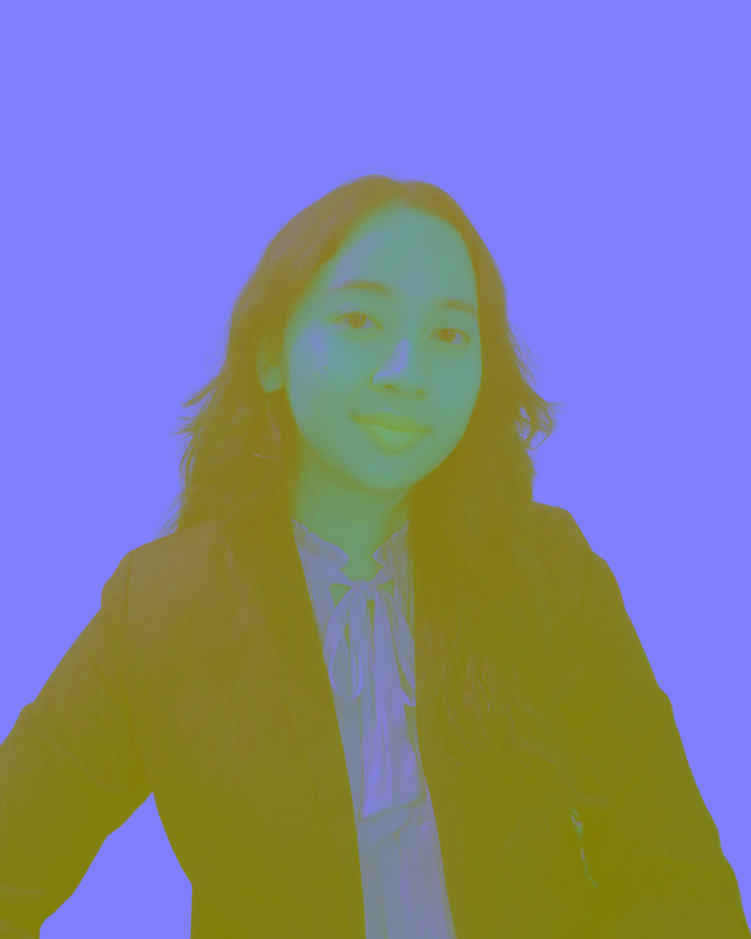
#> input picture watermark_output/ycbcr_converted.png, 751 x 939 px, shrunk from 1080 x 1350 before the run
$ python watermarking.py --image watermark_output/ycbcr_converted.png
#> lines starting #> are read from the running program, lines starting #| are printed output that depends on the picture; after the words box and inside, x2 and y2 are one past the last pixel; in counts of white or black regions, pixels touching at a corner belong together
import argparse
import io
import os

import cv2
import matplotlib.pyplot as plt
import numpy as np
from PIL import Image


# ─────────────────────────────────────────────
# 1. WATERMARK GENERATION
# ─────────────────────────────────────────────

# [8 lines left out: function generate_binary_watermark, not called in this run]


def generate_random_watermark(size=(32, 32), seed=42):
    """Pseudo-random binary watermark (seed = secret key)."""
    rng = np.random.default_rng(seed)
    return rng.integers(0, 2, size=size).astype(np.float32)


# ─────────────────────────────────────────────
# 2. DCT EMBEDDING
# ─────────────────────────────────────────────

# Mid-frequency zigzag positions in an 8x8 DCT block
MID_FREQ_POSITIONS = [(3, 2), (2, 3), (4, 1), (1, 4), (3, 3), (4, 2), (2, 4)]


def embed_dct(image_bgr, watermark, alpha=20):
    img = image_bgr.copy()
    ycrcb = cv2.cvtColor(img, cv2.COLOR_BGR2YCrCb).astype(np.float32)
    Y = ycrcb[:, :, 0]

    H, W = Y.shape
    wm_bits = watermark.flatten()
    num_bits = len(wm_bits)

    bit_idx = 0
    blocks_used = 0

    for row in range(0, H - 7, 8):
        for col in range(0, W - 7, 8):
            if bit_idx >= num_bits:
                break
            block = Y[row:row+8, col:col+8]
            dct_block = cv2.dct(block)

            pos = MID_FREQ_POSITIONS[bit_idx % len(MID_FREQ_POSITIONS)]
            bit = wm_bits[bit_idx]

            if bit == 1:
                dct_block[pos] += alpha
            else:
                dct_block[pos] -= alpha

            Y[row:row+8, col:col+8] = cv2.idct(dct_block)
            bit_idx += 1
            blocks_used += 1

    ycrcb[:, :, 0] = np.clip(Y, 0, 255)
    watermarked_bgr = cv2.cvtColor(ycrcb.astype(np.uint8), cv2.COLOR_YCrCb2BGR)
    return watermarked_bgr, wm_bits, blocks_used


# ─────────────────────────────────────────────
# 3. JPEG COMPRESSION
# ─────────────────────────────────────────────

def jpeg_compress(image_bgr, quality):
    img_rgb = cv2.cvtColor(image_bgr, cv2.COLOR_BGR2RGB)
    pil_img = Image.fromarray(img_rgb)
    buffer = io.BytesIO()
    pil_img.save(buffer, format="JPEG", quality=quality)
    buffer.seek(0)
    decompressed = np.array(Image.open(buffer))
    return cv2.cvtColor(decompressed, cv2.COLOR_RGB2BGR)


# ─────────────────────────────────────────────
# 4. DCT EXTRACTION
# ─────────────────────────────────────────────

def extract_dct(original_bgr, compressed_bgr, wm_shape, alpha=20):
    """
    Extract watermark from DCT coefficients by comparing original
    and compressed images. Decision rule:
        bit = 1  if  coeff_compressed > coeff_original
        bit = 0  otherwise
    """
    def get_Y(bgr):
        return cv2.cvtColor(bgr, cv2.COLOR_BGR2YCrCb).astype(np.float32)[:, :, 0]

    Y_orig = get_Y(original_bgr)
    Y_comp = get_Y(compressed_bgr)

    H, W = Y_orig.shape
    num_bits = wm_shape[0] * wm_shape[1]
    extracted_bits = []
    bit_idx = 0

    for row in range(0, H - 7, 8):
        for col in range(0, W - 7, 8):
            if bit_idx >= num_bits:
                break
            dct_orig = cv2.dct(Y_orig[row:row+8, col:col+8])
            dct_comp = cv2.dct(Y_comp[row:row+8, col:col+8])

            pos = MID_FREQ_POSITIONS[bit_idx % len(MID_FREQ_POSITIONS)]
            diff = dct_comp[pos] - dct_orig[pos]
            extracted_bits.append(1.0 if diff > 0 else 0.0)
            bit_idx += 1

    extracted_bits = np.array(extracted_bits, dtype=np.float32)
    if len(extracted_bits) < num_bits:
        extracted_bits = np.pad(extracted_bits, (0, num_bits - len(extracted_bits)))
    return extracted_bits.reshape(wm_shape)


# [5 lines left out: function save_difference_map, not called in this run]

# ─────────────────────────────────────────────
# 5. METRICS
# ─────────────────────────────────────────────

def bit_error_rate(original_wm, extracted_wm):
    return float(np.sum(original_wm != extracted_wm) / original_wm.size)


def normalized_correlation(original_wm, extracted_wm):
    o = 2.0 * original_wm.flatten() - 1.0
    e = 2.0 * extracted_wm.flatten() - 1.0
    return float(np.dot(o, e) / (np.linalg.norm(o) * np.linalg.norm(e) + 1e-12))


def psnr(img1, img2):
    mse = np.mean((img1.astype(np.float32) - img2.astype(np.float32)) ** 2)
    return float('inf') if mse == 0 else 10 * np.log10(255.0 ** 2 / mse)


# [14 lines left out: function create_demo_face, not called in this run]


def _save_ycbcr_visuals(image, out_dir):
    """
    Saves the image in YCbCr color space and another version with 8x8 grids.
    """
    # Convert BGR to YCrCb (OpenCV's YCbCr)
    ycrcb = cv2.cvtColor(image, cv2.COLOR_BGR2YCrCb)

    # 1. Save pure YCbCr conversion
    # When saved via imwrite, it treats channels as BGR, giving a false-color visualization
    ycbcr_output_path = os.path.join(out_dir, "ycbcr_converted.png")
    cv2.imwrite(ycbcr_output_path, ycrcb)

    # 2. Save YCbCr with 8x8 grid
    grid_img = ycrcb.copy()
    h, w = grid_img.shape[:2]

    # Draw white grid lines (255, 255, 255)
    # Since we are saving as BGR representation, this will result in white lines
    color = (255, 255, 255)
    for x in range(0, w, 8):
        cv2.line(grid_img, (x, 0), (x, h), color, 1)
    for y in range(0, h, 8):
        cv2.line(grid_img, (0, y), (w, y), color, 1)

    grid_output_path = os.path.join(out_dir, "ycbcr_8x8_grid.png")
    cv2.imwrite(grid_output_path, grid_img)
    print(f"[INFO] YCbCr visuals saved to {out_dir}")


# ─────────────────────────────────────────────
# 6. MAIN EVALUATION PIPELINE
# ─────────────────────────────────────────────

def evaluate(image_path, watermark_type="random", alpha=20, seed=42):
#> called with image_path = 'watermark_output/ycbcr_converted.png', watermark_type = 'random', alpha = 20, seed = 42
    image = cv2.imread(image_path)
#> image is the input picture: shape (939, 751, 3); mean B, G, R 157, 129.1, 128
    if image is None:
        raise FileNotFoundError(f"Cannot read image: {image_path}")
    print(f"[INFO] Loaded image: {image_path}  shape={image.shape}")
#| [INFO] Loaded image: watermark_output/ycbcr_converted.png  shape=(939, 751, 3)

    H_img, W_img = image.shape[:2]
    wm_size = (H_img // 8, W_img // 8)
    if watermark_type == "binary":
        watermark = generate_binary_watermark(wm_size)
        print("[INFO] Using binary (checkerboard) watermark")
    else:
        watermark = generate_random_watermark(wm_size, seed=seed)
        print(f"[INFO] Using random watermark (seed={seed})")

    wm_image, wm_bits, blocks_used = embed_dct(image, watermark, alpha=alpha)
#> in embed_dct, `ycrcb = cv2.cvtColor(img, cv2.COLOR_BGR2YCrCb).astype(np.float32)`:
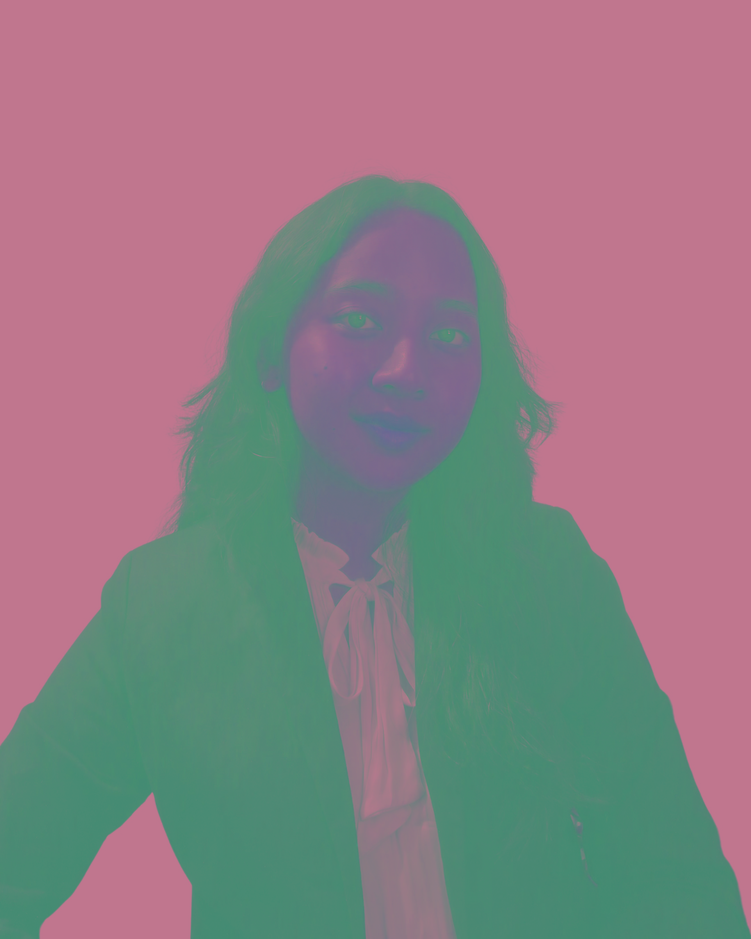
#> ycrcb: shape (939, 751, 3) float32; mean B, G, R 131.8, 125.4, 142.4
#> in embed_dct, `Y = ycrcb[:, :, 0]`:
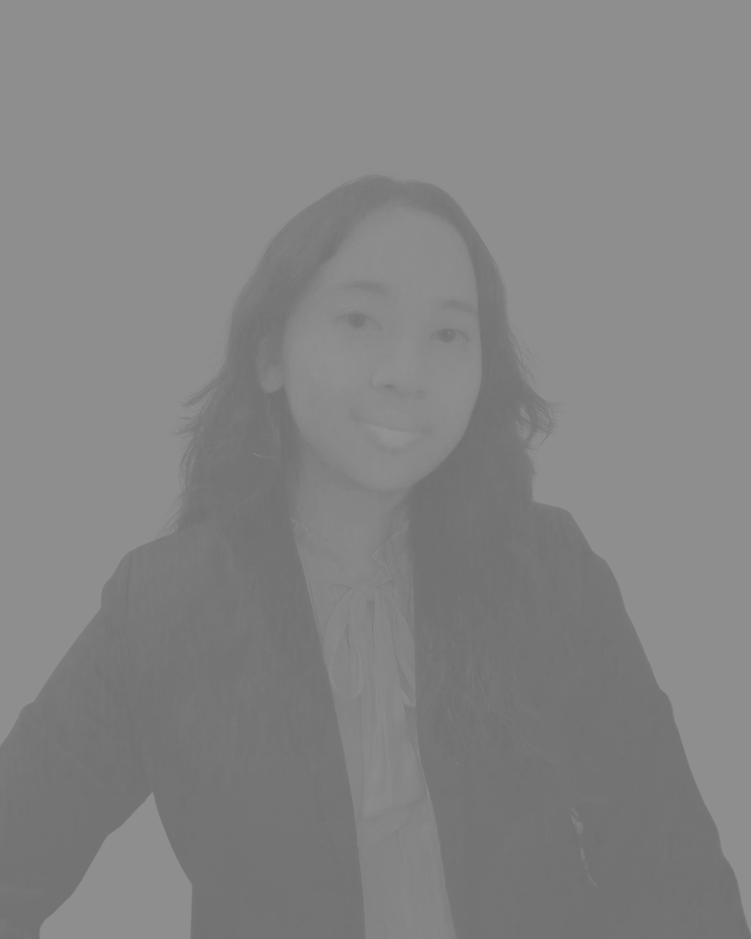
#> Y: shape (939, 751) float32; min 111, max 148, mean 131.7
#> in embed_dct, `wm_bits = watermark.flatten()`: wm_bits = 10881 values, max 1 at index 1, min 0 at index 0, mean 0.494
#> in embed_dct, `num_bits = len(wm_bits)`: num_bits = 10881
#> blocks_used = 10881
    img_psnr = psnr(wm_image, image)
#> in psnr, `mse = np.mean((img1.astype(np.float32) - img2.astype(np.float32)) ** 2)`: mse = 6.48
#> img_psnr = 40.01
    quality_label = 'excellent' if img_psnr > 40 else 'good' if img_psnr > 35 else 'acceptable'
#> quality_label = 'excellent'
    print(f"[INFO] Watermark embedded in {blocks_used} DCT blocks.")
#| [INFO] Watermark embedded in 10881 DCT blocks.
    print(f"[INFO] PSNR (original vs watermarked) = {img_psnr:.2f} dB ({quality_label})")
#| [INFO] PSNR (original vs watermarked) = 40.01 dB (excellent)
    print(f"[INFO] PSNR > 40 dB means the watermark is visually imperceptible.")

    quality_factors = list(range(10, 101, 5))
    ber_list, nc_list = [], []

    print(f"\n{'QF':>4} | {'BER':>8} | {'NC':>8} | {'Extractable?':>12}")
    print("-" * 42)

    for qf in quality_factors:
        compressed = jpeg_compress(wm_image, quality=qf)
        extracted  = extract_dct(image, compressed, wm_size, alpha)
#> after the loop in extract_dct, `for row in range(0, H - 7, 8):`: bit_idx = 10881; extracted_bits = 10881 values, max 1 at index 1906, min 0 at index 0, mean 0.263
#> in extract_dct, `return extracted_bits.reshape(wm_shape)`:
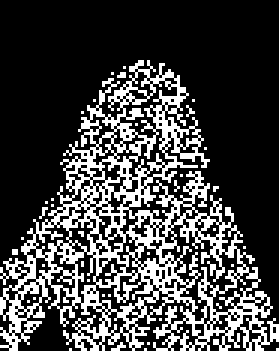
#> returned value: shape (117, 93) float32 (shown 3 times larger); values 0 (black) and 1 (white), 26.3% white in thin lines or dots, all inside (x1, y1, x2, y2) = (0, 20, 93, 117)
        ber        = bit_error_rate(watermark, extracted)
#> ber = 0.495
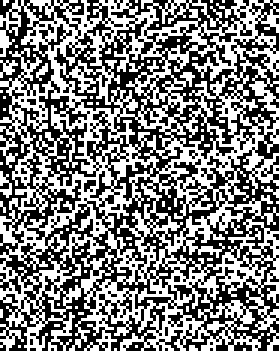
#> watermark: shape (117, 93) float32 (shown 3 times larger); values 0 (black) and 1 (white), 49.4% white in thin lines or dots
        nc         = normalized_correlation(watermark, extracted)
#> in normalized_correlation, `o = 2.0 * original_wm.flatten() - 1.0`: o = 10881 values, max 1 at index 1, min -1 at index 0, mean -0.012
#> in normalized_correlation, `e = 2.0 * extracted_wm.flatten() - 1.0`: e = 10881 values, max 1 at index 1906, min -1 at index 0, mean -0.473
#> nc = 0.0104
        ber_list.append(ber)
        nc_list.append(nc)
        extractable = "YES" if ber < 0.15 else "NO"
#> extractable = 'NO'
        print(f"  {qf:>3} | {ber:>8.4f} | {nc:>8.4f} | {extractable:>12}")
#|    10 |   0.4948 |   0.0104 |           NO

    cannot_extract = [qf for qf, ber in zip(quality_factors, ber_list) if ber >= 0.15]
#> cannot_extract = [10, 15, 20, 25, 30, 35]
    can_extract    = [qf for qf, ber in zip(quality_factors, ber_list) if ber < 0.15]
#> can_extract = [40, 45, 50, 55, 60, 65, 70, 75, 80, 85, 90, 95, 100]

    print()
    if can_extract:
        print(f"[RESULT] Watermark CAN be extracted at QF: {can_extract}")
#| [RESULT] Watermark CAN be extracted at QF: [40, 45, 50, 55, 60, 65, 70, 75, 80, 85, 90, 95, 100]
    if cannot_extract:
        print(f"[RESULT] Watermark CANNOT be extracted at QF: {cannot_extract}")
#| [RESULT] Watermark CANNOT be extracted at QF: [10, 15, 20, 25, 30, 35]
        print(f"[RESULT] => At QF <= {max(cannot_extract)}, JPEG compression destroys the watermark.")
#| [RESULT] => At QF <= 35, JPEG compression destroys the watermark.

    out_dir = "watermark_output"
    os.makedirs(out_dir, exist_ok=True)

    cv2.imwrite(os.path.join(out_dir, "original.png"), image)
    cv2.imwrite(os.path.join(out_dir, "watermarked.png"), wm_image)
    cv2.imwrite(os.path.join(out_dir, "watermark.png"), (watermark * 255).astype(np.uint8))

    _save_ycbcr_visuals(image, out_dir)

    for qf in [10, 30, 50, 70, 90]:
        comp = jpeg_compress(wm_image, quality=qf)
        cv2.imwrite(os.path.join(out_dir, f"compressed_qf{qf}.jpg"), comp)

    _save_plots(quality_factors, ber_list, nc_list, out_dir)
    _save_visual_summary(image, wm_image, watermark, wm_size, alpha, out_dir)

    print(f"\n[INFO] All outputs saved in: {out_dir}/")
    return quality_factors, ber_list, nc_list


# ─────────────────────────────────────────────
# 7. PLOTS & VISUAL SUMMARY
# ─────────────────────────────────────────────

def _save_plots(qf_list, ber_list, nc_list, out_dir):
    fig, axes = plt.subplots(1, 2, figsize=(12, 4))

    axes[0].plot(qf_list, ber_list, "r-o", linewidth=2, markersize=5)
    axes[0].axhline(y=0.15, color="k", linestyle="--", label="BER threshold (0.15)")
    axes[0].fill_between(qf_list, ber_list, 0.15,
                         where=[b >= 0.15 for b in ber_list],
                         alpha=0.2, color="red", label="Cannot extract")
    axes[0].fill_between(qf_list, ber_list, 0.15,
                         where=[b < 0.15 for b in ber_list],
                         alpha=0.2, color="green", label="Can extract")
    axes[0].set_xlabel("JPEG Quality Factor (QF)")
    axes[0].set_ylabel("Bit Error Rate (BER)")
    axes[0].set_title("BER vs. JPEG Quality Factor\n(DCT Watermarking)")
    axes[0].legend()
    axes[0].grid(True, alpha=0.3)

    axes[1].plot(qf_list, nc_list, "b-o", linewidth=2, markersize=5)
    axes[1].axhline(y=0.7, color="k", linestyle="--", label="NC threshold (0.7)")
    axes[1].fill_between(qf_list, nc_list, 0.7,
                         where=[n >= 0.7 for n in nc_list],
                         alpha=0.2, color="green", label="Can extract")
    axes[1].set_xlabel("JPEG Quality Factor (QF)")
    axes[1].set_ylabel("Normalized Correlation (NC)")
    axes[1].set_title("NC vs. JPEG Quality Factor\n(DCT Watermarking)")
    axes[1].legend()
    axes[1].grid(True, alpha=0.3)

    plt.tight_layout()
    plt.savefig(os.path.join(out_dir, "robustness_plot.png"), dpi=150)
    plt.close()
    print("[INFO] Robustness plot saved.")


def _save_visual_summary(original, wm_image, watermark, wm_size, alpha, out_dir):
    # We want to show QF 10, 20, 30, 40, 50, 60, 70, 80, 90, 100
    qf_to_show = list(range(10, 101, 10))
    num_qfs = len(qf_to_show)

    # 3 Rows:
    # Row 0: Original, Watermarked, Pattern, Difference (and empty space)
    # Row 1: Compressed Images at 10 QFs
    # Row 2: Extracted Watermarks at 10 QFs
    fig, axes = plt.subplots(3, num_qfs, figsize=(20, 12))

    def bgr2rgb(img):
        return cv2.cvtColor(img, cv2.COLOR_BGR2RGB)

    # --- ROW 0: Main components ---
    axes[0, 0].imshow(bgr2rgb(original));      axes[0, 0].set_title("Original");             axes[0, 0].axis("off")
    axes[0, 1].imshow(bgr2rgb(wm_image));      axes[0, 1].set_title("Watermarked (DCT)");    axes[0, 1].axis("off")
    axes[0, 2].imshow(watermark, cmap="gray"); axes[0, 2].set_title("Watermark Pattern");    axes[0, 2].axis("off")

    diff = cv2.absdiff(wm_image, original).astype(np.float32)
    diff_vis = np.clip(diff * 15, 0, 255).astype(np.uint8)
    axes[0, 3].imshow(bgr2rgb(diff_vis));      axes[0, 3].set_title("Difference x15");       axes[0, 3].axis("off")

    # Turn off the rest of the axes in the first row
    for j in range(4, num_qfs):
        axes[0, j].axis("off")

    # --- ROW 1 & 2: Compressed and Extracted ---
    for idx, qf in enumerate(qf_to_show):
        compressed = jpeg_compress(wm_image, quality=qf)
        extracted  = extract_dct(original, compressed, wm_size, alpha)
        ber        = bit_error_rate(watermark, extracted)
        status = "OK" if ber < 0.15 else "Fail"

        # Row 1: Compressed Image
        axes[1, idx].imshow(bgr2rgb(compressed))
        axes[1, idx].set_title(f"Compressed\nQF={qf}")
        axes[1, idx].axis("off")

        # Row 2: Extracted Watermark
        axes[2, idx].imshow(extracted, cmap="gray")
        axes[2, idx].set_title(f"Extracted\nBER={ber:.3f} [{status}]")
        axes[2, idx].axis("off")

    plt.suptitle("DCT Watermarking - Detailed JPEG Robustness (QF 10-100)", fontsize=16, fontweight="bold")
    plt.tight_layout(rect=[0, 0.03, 1, 0.95])
    plt.savefig(os.path.join(out_dir, "visual_summary.png"), dpi=150)
    plt.close()
    print("[INFO] Expanded visual summary saved.")


# ─────────────────────────────────────────────
# 8. ENTRY POINT
# ─────────────────────────────────────────────

if __name__ == "__main__":
    parser = argparse.ArgumentParser(description="DCT-Based Digital Watermarking Evaluator")
    parser.add_argument("--image", type=str, default=None,
                        help="Path to your face photo. Omit for synthetic demo.")
    parser.add_argument("--watermark_type", type=str, default="random",
                        choices=["binary", "random"],
                        help="'binary' (checkerboard) or 'random' (PN sequence)")
    parser.add_argument("--alpha", type=int, default=20,
                        help="Embedding strength (default: 20). Higher = more robust, slightly less invisible.")
    parser.add_argument("--seed", type=int, default=42,
                        help="Random seed / secret key for watermark generation")
    args = parser.parse_args()

    if args.image is None or not os.path.exists(str(args.image)):
        print("[INFO] No image provided. Using synthetic demo face...")
        demo_path = "demo_face.png"
        cv2.imwrite(demo_path, create_demo_face())
        image_path = demo_path
    else:
        image_path = args.image

    evaluate(image_path,
             watermark_type=args.watermark_type,
             alpha=args.alpha,
             seed=args.seed)
#> in _save_visual_summary, `diff = cv2.absdiff(wm_image, original).astype(np.float32)`:
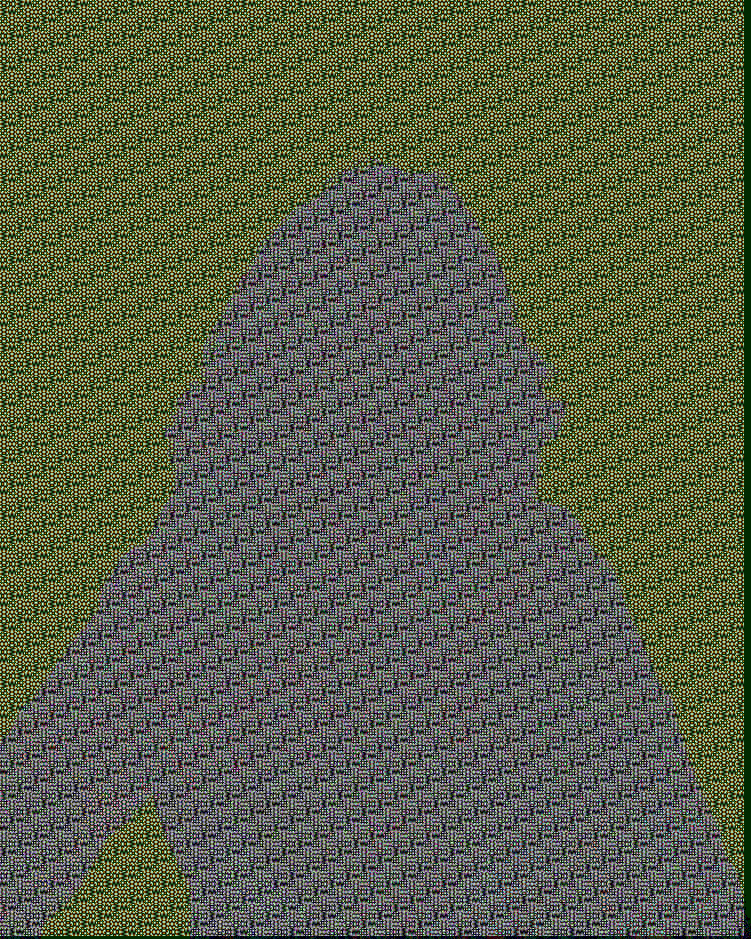
#> diff: shape (939, 751, 3) float32; mean B, G, R 1.75, 2.25, 2.13; drawn with min black and max white
#> in _save_visual_summary, `diff_vis = np.clip(diff * 15, 0, 255).astype(np.uint8)`:
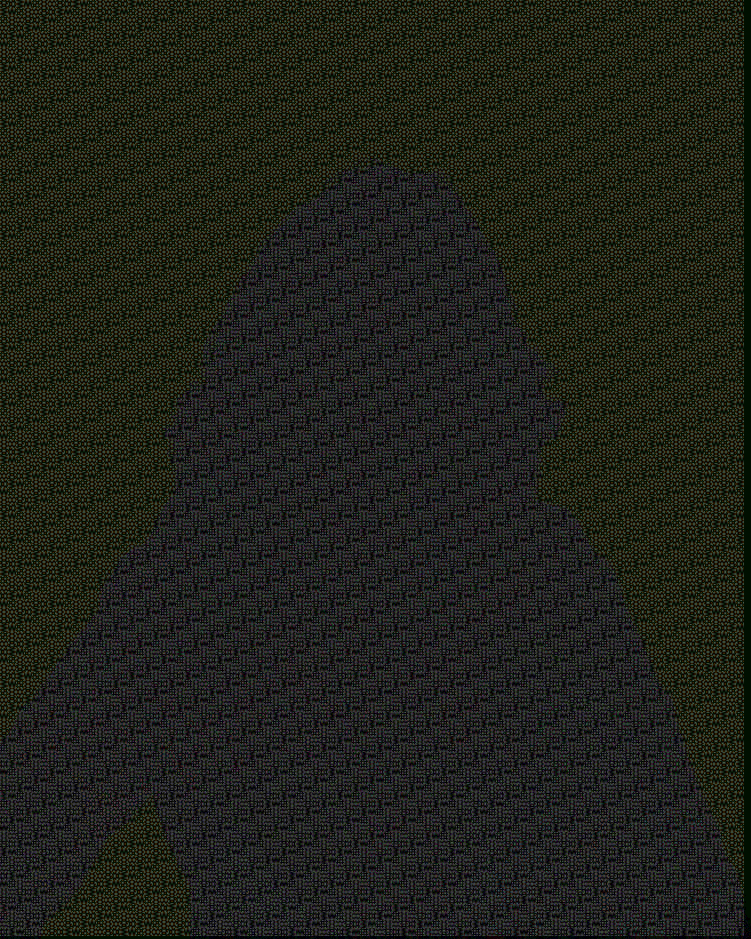
#> diff_vis: shape (939, 751, 3); mean B, G, R 26.2, 33.8, 31.9
#> in _save_visual_summary, `ber        = bit_error_rate(watermark, extracted)`: ber = 0.495
#> in _save_visual_summary, `status = "OK" if ber < 0.15 else "Fail"`: status = 'Fail'
#> in _save_visual_summary, `plt.savefig(os.path.join(out_dir, "visual_summary.png"), dpi=150)`:
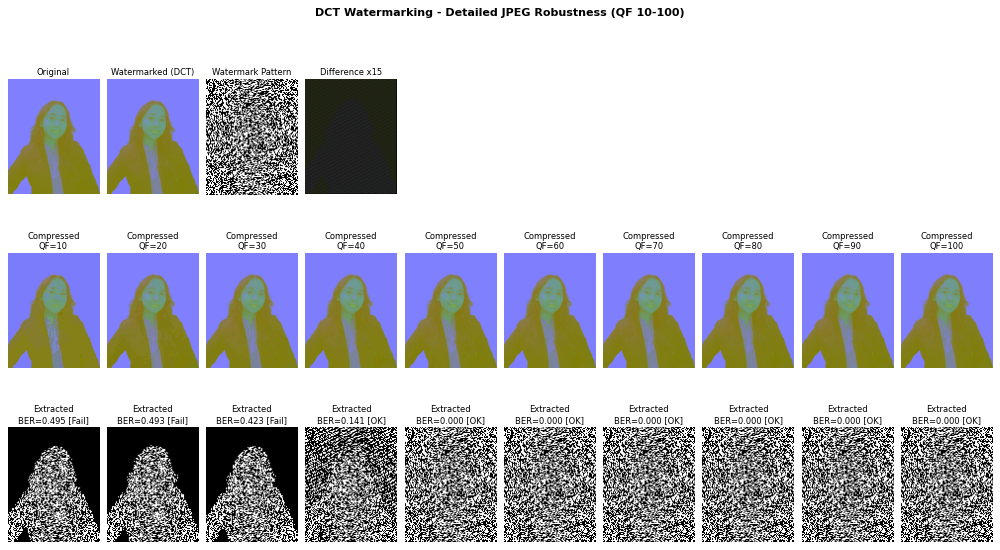
#> figure drawn by matplotlib, 24 panels
